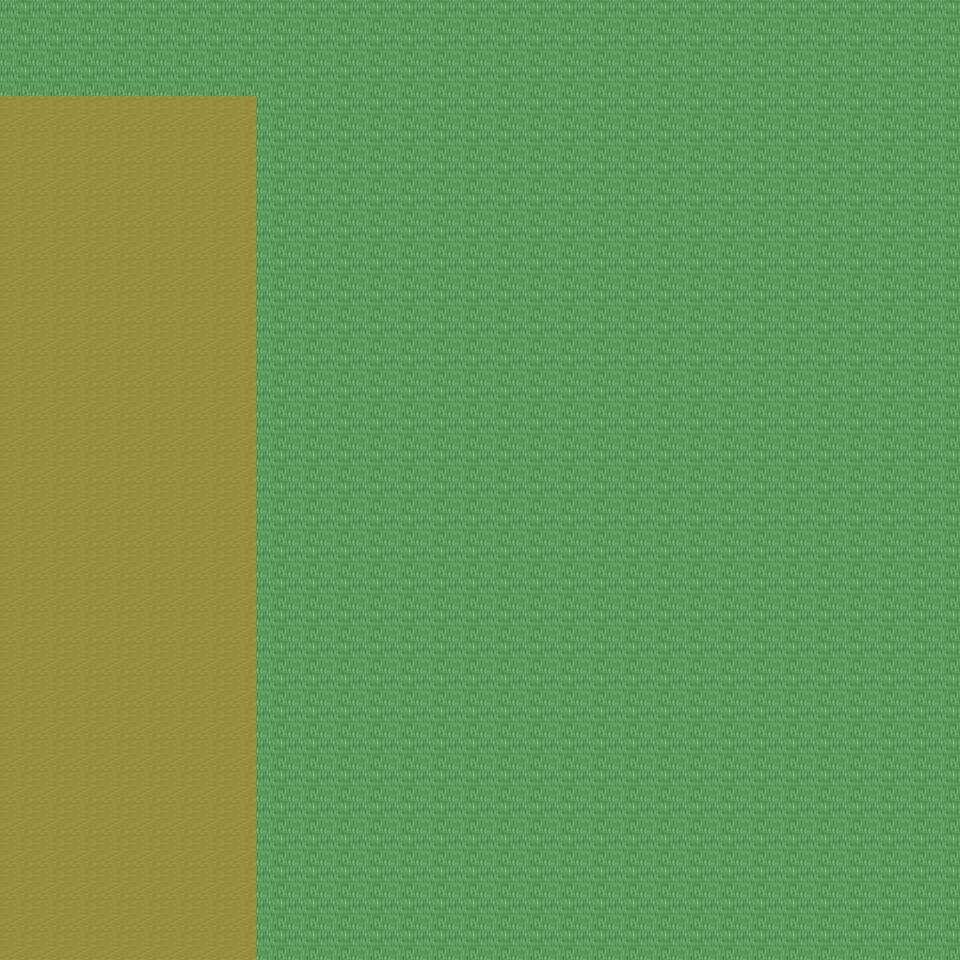

Rendered tile map (Tiled .tmx) drawn with the repository's tilesets; below, a short description and the map source with its tile grids summarised:
An orthogonal 30x30 tile map with 32x32 px tiles, 6 tile layers (Ground, Object, Object2, Above, ...), 31 tilesets and 2 objects (2x mapchange).

<map version="1.0" orientation="orthogonal" renderorder="right-down" width="30" height="30" tilewidth="32" tileheight="32" nextobjectid="3">
  <tileset firstgid="1" name="tileset_ground_ground" tilewidth="32" tileheight="32" tilecount="33" columns="3">
    <image source="../drawable/tileset_ground_ground.png" width="96" height="352" />
  </tileset>
  <tileset firstgid="34" name="tileset_ground_ridge_earth_dark" tilewidth="32" tileheight="32" tilecount="96" columns="12">
    <image source="../drawable/tileset_ground_ridge_earth_dark.png" width="384" height="256" />
  </tileset>
  <tileset firstgid="130" name="tileset_logic_collision" tilewidth="32" tileheight="32" tilecount="1" columns="1">
    <image source="../drawable/tileset_logic_collision.png" width="32" height="32" />
  </tileset>
  <tileset firstgid="131" name="tileset_building_fence_fence_chunky" tilewidth="32" tileheight="32" tilecount="21" columns="3">
    <image source="../drawable/tileset_building_fence_fence_chunky.png" width="96" height="224" />
  </tileset>
  <tileset firstgid="152" name="tileset_item_statue_girl_with_bird" tilewidth="32" tileheight="32" tilecount="12" columns="4">
    <image source="../drawable/tileset_item_statue_girl_with_bird.png" width="128" height="96" />
  </tileset>
  <tileset firstgid="164" name="tileset_plant_bush_hosta" tilewidth="32" tileheight="32" tilecount="9" columns="3">
    <image source="../drawable/tileset_plant_bush_hosta.png" width="96" height="96" />
  </tileset>
  <tileset firstgid="173" name="tileset_ground_rock_rocks_3" tilewidth="32" tileheight="32" tilecount="16" columns="4">
    <image source="../drawable/tileset_ground_rock_rocks_3.png" width="128" height="128" />
  </tileset>
  <tileset firstgid="189" name="tileset_item_statue_crystal_statues" tilewidth="32" tileheight="32" tilecount="12" columns="6">
    <image source="../drawable/tileset_item_statue_crystal_statues.png" width="192" height="64" />
  </tileset>
  <tileset firstgid="201" name="tileset_plant_tree_maple_tree" tilewidth="32" tileheight="32" tilecount="72" columns="8">
    <image source="../drawable/tileset_plant_tree_maple_tree.png" width="256" height="288" />
  </tileset>
  <tileset firstgid="273" name="tileset_plant_stump_small_stump" tilewidth="32" tileheight="32" tilecount="4" columns="2">
    <image source="../drawable/tileset_plant_stump_small_stump.png" width="64" height="64" />
  </tileset>
  <tileset firstgid="277" name="tileset_item_statue_plants_potted_stone" tilewidth="32" tileheight="32" tilecount="6" columns="3">
    <image source="../drawable/tileset_item_statue_plants_potted_stone.png" width="96" height="64" />
  </tileset>
  <tileset firstgid="283" name="tileset_furniture_chair_bench_white" tilewidth="32" tileheight="32" tilecount="8" columns="2">
    <image source="../drawable/tileset_furniture_chair_bench_white.png" width="64" height="128" />
  </tileset>
  <tileset firstgid="291" name="tileset_furniture_sink_dark_side_on" tilewidth="32" tileheight="32" tilecount="6" columns="3">
    <image source="../drawable/tileset_furniture_sink_dark_side_on.png" width="96" height="64" />
  </tileset>
  <tileset firstgid="297" name="tileset_object_birds" tilewidth="32" tileheight="32" tilecount="4" columns="2">
    <image source="../drawable/tileset_object_birds.png" width="64" height="64" />
  </tileset>
  <tileset firstgid="301" name="tileset_ground_earth_edges" tilewidth="32" tileheight="32" tilecount="18" columns="6">
    <image source="../drawable/tileset_ground_earth_edges.png" width="192" height="96" />
  </tileset>
  <tileset firstgid="319" name="tileset_ground_grass_corners" tilewidth="32" tileheight="32" tilecount="24" columns="6">
    <image source="../drawable/tileset_ground_grass_corners.png" width="192" height="128" />
  </tileset>
  <tileset firstgid="343" name="tileset_building_stairs_stairs_grey" tilewidth="32" tileheight="32" tilecount="6" columns="3">
    <image source="../drawable/tileset_building_stairs_stairs_grey.png" width="96" height="64" />
  </tileset>
  <tileset firstgid="349" name="tileset_plant_tree_pine_tree" tilewidth="32" tileheight="32" tilecount="20" columns="4">
    <image source="../drawable/tileset_plant_tree_pine_tree.png" width="128" height="160" />
  </tileset>
  <tileset firstgid="369" name="tileset_plant_tree_oak_tree" tilewidth="32" tileheight="32" tilecount="20" columns="4">
    <image source="../drawable/tileset_plant_tree_oak_tree.png" width="128" height="160" />
  </tileset>
  <tileset firstgid="389" name="tileset_plant_tree_chestnut_tree" tilewidth="32" tileheight="32" tilecount="20" columns="4">
    <image source="../drawable/tileset_plant_tree_chestnut_tree.png" width="128" height="160" />
  </tileset>
  <tileset firstgid="409" name="tileset_building_thatched_roof_cottage1" tilewidth="32" tileheight="32" tilecount="20" columns="4">
    <image source="../drawable/tileset_building_thatched_roof_cottage1.png" width="128" height="160" />
  </tileset>
  <tileset firstgid="429" name="tileset_building_thatched_roof_cottage2" tilewidth="32" tileheight="32" tilecount="20" columns="4">
    <image source="../drawable/tileset_building_thatched_roof_cottage2.png" width="128" height="160" />
  </tileset>
  <tileset firstgid="449" name="tileset_object_well" tilewidth="32" tileheight="32" tilecount="4" columns="2">
    <image source="../drawable/tileset_object_well.png" width="64" height="64" />
  </tileset>
  <tileset firstgid="453" name="tileset_plant_flower_flower_bed_1" tilewidth="32" tileheight="32" tilecount="35" columns="7">
    <image source="../drawable/tileset_plant_flower_flower_bed_1.png" width="224" height="160" />
  </tileset>
  <tileset firstgid="488" name="tileset_plant_flower_small_flower_bed" tilewidth="32" tileheight="32" tilecount="12" columns="3">
    <image source="../drawable/tileset_plant_flower_small_flower_bed.png" width="96" height="128" />
  </tileset>
  <tileset firstgid="500" name="tileset_plant_flower_small_flower_bed_2" tilewidth="32" tileheight="32" tilecount="12" columns="3">
    <image source="../drawable/tileset_plant_flower_small_flower_bed_2.png" width="96" height="128" />
  </tileset>
  <tileset firstgid="512" name="tileset_plant_flower_foxgloves" tilewidth="32" tileheight="32" tilecount="4" columns="2">
    <image source="../drawable/tileset_plant_flower_foxgloves.png" width="64" height="64" />
  </tileset>
  <tileset firstgid="516" name="tileset_plant_flower_hothouse_flowers" tilewidth="32" tileheight="32" tilecount="72" columns="6">
    <image source="../drawable/tileset_plant_flower_hothouse_flowers.png" width="192" height="384" />
  </tileset>
  <tileset firstgid="588" name="tileset_plant_bush_bush_mult_colored" tilewidth="32" tileheight="32" tilecount="6" columns="3">
    <image source="../drawable/tileset_plant_bush_bush_mult_colored.png" width="96" height="64" />
  </tileset>
  <tileset firstgid="594" name="tileset_object_ents" tilewidth="32" tileheight="32" tilecount="50" columns="5">
    <image source="../drawable/tileset_object_ents.png" width="160" height="320" />
  </tileset>
  <tileset firstgid="644" name="tileset_ground_green_paving" tilewidth="32" tileheight="32" tilecount="18" columns="3">
    <image source="../drawable/tileset_ground_green_paving.png" width="96" height="192" />
  </tileset>
  <layer name="Ground" width="30" height="30">
    <data>[900 cells, 900 non-empty, 5 distinct tile ids]</data>
  </layer>
  <layer name="Object" width="30" height="30">
    <data>[900 cells, 154 non-empty, 10 distinct tile ids]</data>
  </layer>
  <layer name="Object2" width="30" height="30">
    <data>[900 cells, 0 non-empty, 0 distinct tile ids]</data>
  </layer>
  <layer name="Above" width="30" height="30">
    <data>[900 cells, 1 non-empty, 1 distinct tile ids]</data>
  </layer>
  <layer name="Above2" width="30" height="30">
    <data>[900 cells, 0 non-empty, 0 distinct tile ids]</data>
  </layer>
  <layer name="Walkable" width="30" height="30">
    <data>[900 cells, 684 non-empty, 1 distinct tile ids]</data>
  </layer>
  <objectgroup name="MapEvents">
    <object id="1" name="south" type="mapchange" x="0" y="928" width="256" height="32">
      <properties>
        <property name="map" value="0_ados_mountain_n2_w2_x4_y1" />
        <property name="place" value="north" />
      </properties>
    </object>
    <object id="2" name="west" type="mapchange" x="0" y="96" width="32" height="864">
      <properties>
        <property name="map" value="0_ados_mountain_n2_w2_x3_y0" />
        <property name="place" value="east" />
      </properties>
    </object>
  </objectgroup>
</map>
